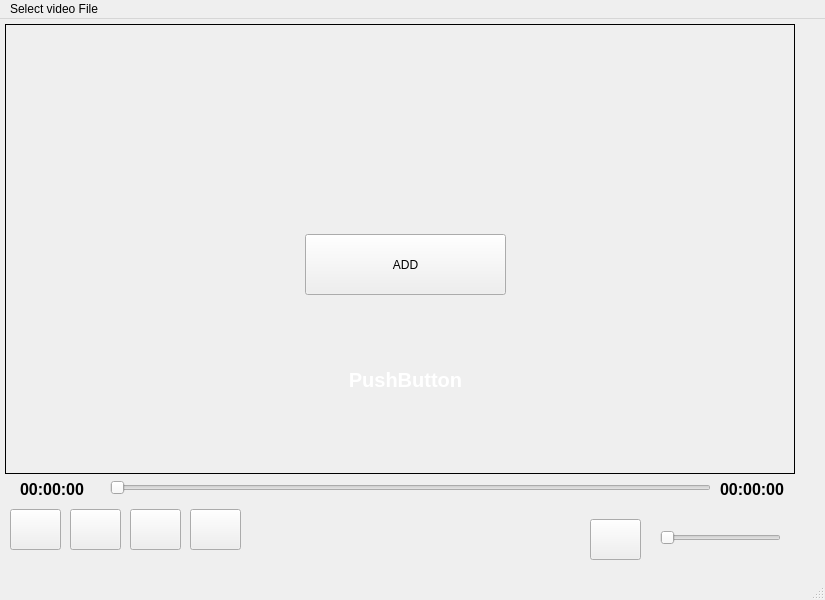
<?xml version="1.0" encoding="UTF-8"?>
<ui version="4.0">
 <class>MainWindow</class>
 <widget class="QMainWindow" name="MainWindow">
  <property name="geometry">
   <rect>
    <x>0</x>
    <y>0</y>
    <width>825</width>
    <height>600</height>
   </rect>
  </property>
  <property name="windowTitle">
   <string>Watch</string>
  </property>
  <widget class="QWidget" name="centralwidget">
   <widget class="QGroupBox" name="groupBox_Video">
    <property name="geometry">
     <rect>
      <x>5</x>
      <y>5</y>
      <width>790</width>
      <height>450</height>
     </rect>
    </property>
    <property name="styleSheet">
     <string notr="true">QGroupBox
{
	border:1px solid black;
}</string>
    </property>
    <property name="title">
     <string/>
    </property>
    <widget class="QPushButton" name="pushButtonAdd">
     <property name="geometry">
      <rect>
       <x>300</x>
       <y>210</y>
       <width>201</width>
       <height>61</height>
      </rect>
     </property>
     <property name="text">
      <string>ADD</string>
     </property>
    </widget>
    <widget class="QPushButton" name="pushButtonSub">
     <property name="geometry">
      <rect>
       <x>50</x>
       <y>320</y>
       <width>701</width>
       <height>71</height>
      </rect>
     </property>
     <property name="font">
      <font>
       <pointsize>-1</pointsize>
       <bold>true</bold>
      </font>
     </property>
     <property name="styleSheet">
      <string notr="true">background-color: transparent; border: none; color: white; font-size: 20px; font-weight: bold; </string>
     </property>
     <property name="text">
      <string>PushButton</string>
     </property>
    </widget>
   </widget>
   <widget class="QPushButton" name="pushButton_Seek_Backward">
    <property name="geometry">
     <rect>
      <x>10</x>
      <y>490</y>
      <width>51</width>
      <height>41</height>
     </rect>
    </property>
    <property name="text">
     <string/>
    </property>
   </widget>
   <widget class="QPushButton" name="pushButton_Play_Pause">
    <property name="geometry">
     <rect>
      <x>70</x>
      <y>490</y>
      <width>51</width>
      <height>41</height>
     </rect>
    </property>
    <property name="text">
     <string/>
    </property>
   </widget>
   <widget class="QPushButton" name="pushButton_Stop">
    <property name="geometry">
     <rect>
      <x>130</x>
      <y>490</y>
      <width>51</width>
      <height>41</height>
     </rect>
    </property>
    <property name="text">
     <string/>
    </property>
   </widget>
   <widget class="QPushButton" name="pushButton_Seek_Forward">
    <property name="geometry">
     <rect>
      <x>190</x>
      <y>490</y>
      <width>51</width>
      <height>41</height>
     </rect>
    </property>
    <property name="text">
     <string/>
    </property>
   </widget>
   <widget class="QPushButton" name="pushButton_Volume">
    <property name="geometry">
     <rect>
      <x>590</x>
      <y>500</y>
      <width>51</width>
      <height>41</height>
     </rect>
    </property>
    <property name="text">
     <string/>
    </property>
   </widget>
   <widget class="QSlider" name="horizontalSlider_Volume">
    <property name="geometry">
     <rect>
      <x>660</x>
      <y>510</y>
      <width>121</width>
      <height>18</height>
     </rect>
    </property>
    <property name="orientation">
     <enum>Qt::Horizontal</enum>
    </property>
   </widget>
   <widget class="QSlider" name="horizontalSlider_Duration">
    <property name="geometry">
     <rect>
      <x>110</x>
      <y>460</y>
      <width>601</width>
      <height>18</height>
     </rect>
    </property>
    <property name="orientation">
     <enum>Qt::Horizontal</enum>
    </property>
   </widget>
   <widget class="QLabel" name="label_current_Time">
    <property name="geometry">
     <rect>
      <x>20</x>
      <y>460</y>
      <width>80</width>
      <height>21</height>
     </rect>
    </property>
    <property name="font">
     <font>
      <pointsize>12</pointsize>
      <bold>true</bold>
     </font>
    </property>
    <property name="text">
     <string>00:00:00</string>
    </property>
   </widget>
   <widget class="QLabel" name="label_Total_Time">
    <property name="geometry">
     <rect>
      <x>720</x>
      <y>460</y>
      <width>80</width>
      <height>21</height>
     </rect>
    </property>
    <property name="font">
     <font>
      <pointsize>12</pointsize>
      <bold>true</bold>
     </font>
    </property>
    <property name="text">
     <string>00:00:00</string>
    </property>
   </widget>
  </widget>
  <widget class="QMenuBar" name="menubar">
   <property name="geometry">
    <rect>
     <x>0</x>
     <y>0</y>
     <width>825</width>
     <height>26</height>
    </rect>
   </property>
   <widget class="QMenu" name="menuSelect_video_File">
    <property name="title">
     <string>Select video File</string>
    </property>
    <addaction name="actionOpen"/>
    <addaction name="actionenglish"/>
    <addaction name="actionrussian"/>
   </widget>
   <addaction name="menuSelect_video_File"/>
  </widget>
  <widget class="QStatusBar" name="statusbar"/>
  <action name="actionOpen">
   <property name="text">
    <string>Open</string>
   </property>
  </action>
  <action name="actionenglish">
   <property name="text">
    <string>english</string>
   </property>
  </action>
  <action name="actionrussian">
   <property name="text">
    <string>russian</string>
   </property>
  </action>
 </widget>
 <resources/>
 <connections/>
</ui>
